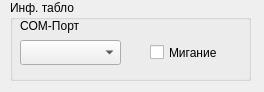
<?xml version="1.0" encoding="UTF-8"?>
<ui version="4.0">
 <class>TABLO_Widget</class>
 <widget class="QWidget" name="TABLO_Widget">
  <property name="geometry">
   <rect>
    <x>0</x>
    <y>0</y>
    <width>264</width>
    <height>92</height>
   </rect>
  </property>
  <property name="windowTitle">
   <string>Form</string>
  </property>
  <widget class="QGroupBox" name="groupBox">
   <property name="geometry">
    <rect>
     <x>10</x>
     <y>0</y>
     <width>241</width>
     <height>81</height>
    </rect>
   </property>
   <property name="title">
    <string>Инф. табло</string>
   </property>
   <widget class="QLabel" name="label_82">
    <property name="geometry">
     <rect>
      <x>10</x>
      <y>13</y>
      <width>151</width>
      <height>25</height>
     </rect>
    </property>
    <property name="text">
     <string>COM-Порт</string>
    </property>
   </widget>
   <widget class="QComboBox" name="Port">
    <property name="geometry">
     <rect>
      <x>10</x>
      <y>40</y>
      <width>101</width>
      <height>25</height>
     </rect>
    </property>
    <property name="minimumSize">
     <size>
      <width>66</width>
      <height>25</height>
     </size>
    </property>
    <property name="maximumSize">
     <size>
      <width>999</width>
      <height>25</height>
     </size>
    </property>
   </widget>
   <widget class="QCheckBox" name="Blinking">
    <property name="geometry">
     <rect>
      <x>140</x>
      <y>40</y>
      <width>91</width>
      <height>25</height>
     </rect>
    </property>
    <property name="text">
     <string>Мигание</string>
    </property>
   </widget>
  </widget>
 </widget>
 <resources/>
 <connections/>
</ui>
